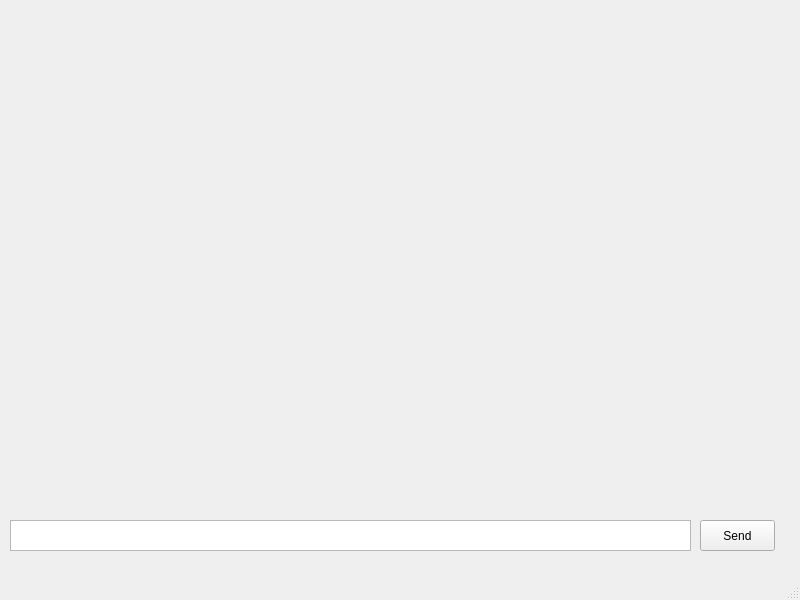
<?xml version="1.0" encoding="UTF-8"?>
<ui version="4.0">
 <class>MainWindow</class>
 <widget class="QMainWindow" name="MainWindow">
  <property name="geometry">
   <rect>
    <x>0</x>
    <y>0</y>
    <width>800</width>
    <height>600</height>
   </rect>
  </property>
  <property name="windowTitle">
   <string>MainWindow</string>
  </property>
  <widget class="QWidget" name="centralwidget">
   <widget class="QLabel" name="textEdit">
    <property name="geometry">
     <rect>
      <x>10</x>
      <y>40</y>
      <width>681</width>
      <height>461</height>
     </rect>
    </property>
    <property name="font">
     <font>
      <family>Segoe UI</family>
      <pointsize>14</pointsize>
     </font>
    </property>
    <property name="text">
     <string>&lt;html&gt;&lt;head/&gt;&lt;body&gt;&lt;p align=&quot;justify&quot;&gt;&lt;br/&gt;&lt;/p&gt;&lt;/body&gt;&lt;/html&gt;</string>
    </property>
    <property name="alignment">
     <set>Qt::AlignLeading|Qt::AlignLeft|Qt::AlignTop</set>
    </property>
    <property name="wordWrap">
     <bool>false</bool>
    </property>
   </widget>
   <widget class="QTextEdit" name="entry">
    <property name="geometry">
     <rect>
      <x>10</x>
      <y>520</y>
      <width>681</width>
      <height>31</height>
     </rect>
    </property>
    <property name="html">
     <string>&lt;!DOCTYPE HTML PUBLIC &quot;-//W3C//DTD HTML 4.0//EN&quot; &quot;http://www.w3.org/TR/REC-html40/strict.dtd&quot;&gt;
&lt;html&gt;&lt;head&gt;&lt;meta name=&quot;qrichtext&quot; content=&quot;1&quot; /&gt;&lt;style type=&quot;text/css&quot;&gt;
p, li { white-space: pre-wrap; }
&lt;/style&gt;&lt;/head&gt;&lt;body style=&quot; font-family:'MS Shell Dlg 2'; font-size:8.25pt; font-weight:400; font-style:normal;&quot;&gt;
&lt;p style=&quot;-qt-paragraph-type:empty; margin-top:0px; margin-bottom:0px; margin-left:0px; margin-right:0px; -qt-block-indent:0; text-indent:0px;&quot;&gt;&lt;br /&gt;&lt;/p&gt;&lt;/body&gt;&lt;/html&gt;</string>
    </property>
   </widget>
   <widget class="QPushButton" name="send_button">
    <property name="geometry">
     <rect>
      <x>700</x>
      <y>520</y>
      <width>75</width>
      <height>31</height>
     </rect>
    </property>
    <property name="font">
     <font>
      <family>Segoe UI</family>
     </font>
    </property>
    <property name="text">
     <string>Send</string>
    </property>
    <property name="autoDefault">
     <bool>false</bool>
    </property>
    <property name="default">
     <bool>false</bool>
    </property>
    <property name="flat">
     <bool>false</bool>
    </property>
   </widget>
  </widget>
  <widget class="QStatusBar" name="statusbar"/>
 </widget>
 <resources/>
 <connections/>
</ui>
